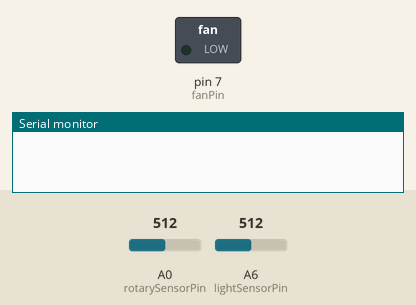
A sketch run on a simulated Arduino Nano, built with avr-gcc and run on an emulated ATmega328P. Parts: switched loads named in the sketch (green lamp = pin HIGH), the last lines printed to the serial monitor. Inputs (shaded band) come from the test bench; at power-on: A0 (rotarySensorPin) = 512, A6 (lightSensorPin) = 512.

Above: at 1.2 s.
1.3 s: A0 (rotarySensorPin) set to 531
At 2.0 s:
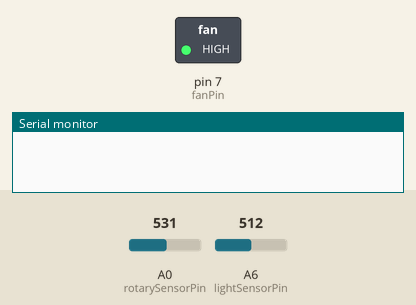
2.8 s: A6 (lightSensorPin) set to 358
4.3 s: A6 (lightSensorPin) set to 342
5.8 s: A0 (rotarySensorPin) set to 511
At 6.6 s:
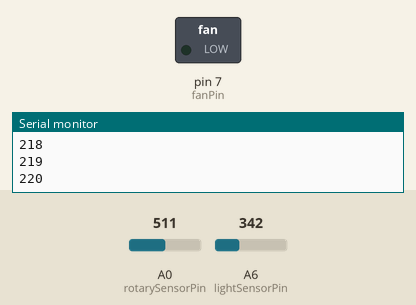
7.3 s: A0 (rotarySensorPin) set to 716
At 8.0 s:
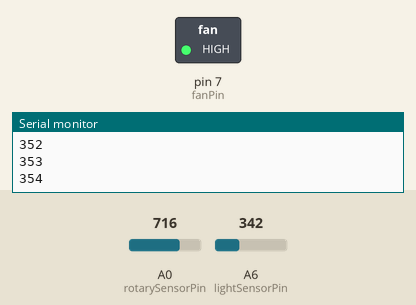
Timing chart, 0 to 9.8 s (numbered marks = the images above; inputs shaded):
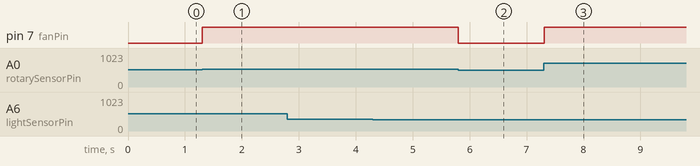

The sketch:

sketch_jul10a.ino
```cpp
const int fanPin = 7;       // PWM pin to control fan speed
const int lightSensorPin = A6; // Analog pin for light sensor
const int rotarySensorPin = A0; // Analog pin for rotary angle sensor
unsigned long lastTime = 0; // Last time RPM was calculated
int fanSpeed = 0;           // Fan speed in RPM
int lightThreshold = 350;   // Threshold for detecting fan blade (adjust based on your setup)
volatile int bladeCount = 0; // Count of fan blade passes

void setup() {
  pinMode(fanPin, OUTPUT);
  pinMode(lightSensorPin, INPUT);
  pinMode(rotarySensorPin, INPUT);
  Serial.begin(9600); // Start serial communication
}

void loop() {
  // Read the rotary angle sensor to set fan speed
  int rotaryValue = analogRead(rotarySensorPin);
  int pwmValue = map(rotaryValue, 0, 1023, 0, 255); // Map rotary value to PWM range
  analogWrite(fanPin, pwmValue);

  // Measure fan speed using the light sensor
  int lightValue = analogRead(lightSensorPin);
  //Serial.println(lightValue);
  if (lightValue < lightThreshold) { // Detect fan blade passing
    bladeCount++;
    delay(10); // Debounce to avoid multiple counts for the same blade
    Serial.println(bladeCount);
  }

}
```

Measured:
- the behaviour switches between 513 and 514 on A0 (rotarySensorPin) (found by bisection; images 0 and 1)
- after the input at 1.3 s, pin 7 (fanPin): LOW → HIGH at once
- after the input at 2.8 s, every drawn part: stays the same
- after the input at 5.8 s, pin 7 (fanPin): HIGH → LOW at once
- after the input at 7.3 s, pin 7 (fanPin): LOW → HIGH at once
